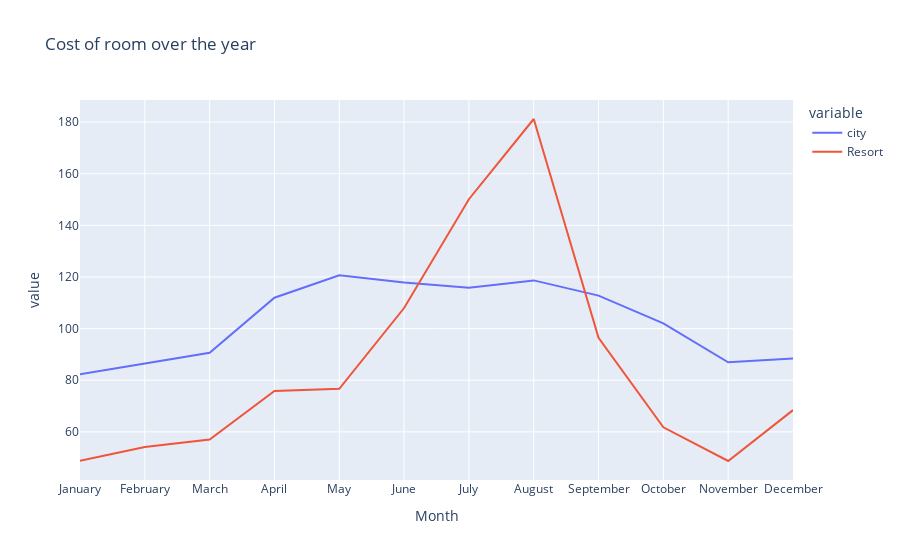

The notebook cell saved with this chart:
### Code cell
px.line(per_night,x="Month",y=["city","Resort"],title="Cost of room over the year")

### Figure 1 — Plotly figure (JSON) as saved in the notebook; plotly's stock layout.template omitted (floating-point values rounded to 4 significant figures)
{"data": [{"hovertemplate": "variable=city<br>Month=%{x}<br>value=%{y}<extra></extra>", "legendgroup": "city", "line": {"color": "#636efa", "dash": "solid"}, "mode": "lines", "name": "city", "orientation": "v", "showlegend": true, "type": "scatter", "x": ["January", "February", "March", "April", "May", "June", "July", "August", "September", "October", "November", "December"], "xaxis": "x", "y": [82.33, 86.52, 90.66, 112.0, 120.7, 117.9, 115.8, 118.7, 112.8, 102.0, 86.95, 88.4], "yaxis": "y"}, {"hovertemplate": "variable=Resort<br>Month=%{x}<br>value=%{y}<extra></extra>", "legendgroup": "Resort", "line": {"color": "#EF553B", "dash": "solid"}, "mode": "lines", "name": "Resort", "orientation": "v", "showlegend": true, "type": "scatter", "x": ["January", "February", "March", "April", "May", "June", "July", "August", "September", "October", "November", "December"], "xaxis": "x", "y": [48.76, 54.15, 57.06, 75.87, 76.66, 108.0, 150.1, 181.2, 96.42, 61.78, 48.71, 68.41], "yaxis": "y"}], "layout": {"legend": {"title": {"text": "variable"}, "tracegroupgap": 0}, "title": {"text": "Cost of room over the year"}, "xaxis": {"anchor": "y", "domain": [0, 1], "title": {"text": "Month"}}, "yaxis": {"anchor": "x", "domain": [0, 1], "title": {"text": "value"}}}}
